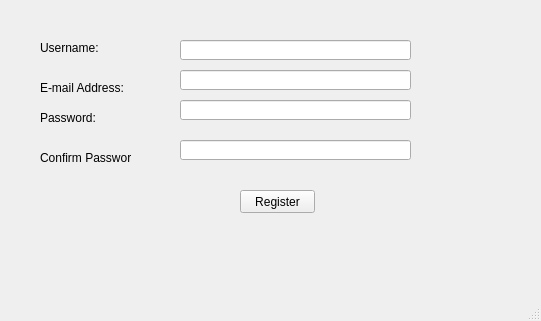
<?xml version="1.0" encoding="UTF-8"?>
<ui version="4.0">
 <class>MainWindow</class>
 <widget class="QMainWindow" name="MainWindow">
  <property name="geometry">
   <rect>
    <x>0</x>
    <y>0</y>
    <width>541</width>
    <height>321</height>
   </rect>
  </property>
  <property name="windowTitle">
   <string>MainWindow</string>
  </property>
  <widget class="QWidget" name="centralwidget">
   <widget class="QLabel" name="label">
    <property name="geometry">
     <rect>
      <x>40</x>
      <y>40</y>
      <width>91</width>
      <height>16</height>
     </rect>
    </property>
    <property name="text">
     <string>Username:</string>
    </property>
   </widget>
   <widget class="QLabel" name="label_2">
    <property name="geometry">
     <rect>
      <x>40</x>
      <y>80</y>
      <width>91</width>
      <height>16</height>
     </rect>
    </property>
    <property name="text">
     <string>E-mail Address:</string>
    </property>
   </widget>
   <widget class="QLabel" name="label_3">
    <property name="geometry">
     <rect>
      <x>40</x>
      <y>110</y>
      <width>91</width>
      <height>16</height>
     </rect>
    </property>
    <property name="text">
     <string>Password:</string>
    </property>
   </widget>
   <widget class="QLabel" name="label_4">
    <property name="geometry">
     <rect>
      <x>40</x>
      <y>150</y>
      <width>91</width>
      <height>16</height>
     </rect>
    </property>
    <property name="text">
     <string>Confirm Password:</string>
    </property>
   </widget>
   <widget class="QLineEdit" name="lineEdit">
    <property name="geometry">
     <rect>
      <x>180</x>
      <y>40</y>
      <width>231</width>
      <height>20</height>
     </rect>
    </property>
   </widget>
   <widget class="QLineEdit" name="lineEdit_2">
    <property name="geometry">
     <rect>
      <x>180</x>
      <y>70</y>
      <width>231</width>
      <height>20</height>
     </rect>
    </property>
   </widget>
   <widget class="QLineEdit" name="lineEdit_3">
    <property name="geometry">
     <rect>
      <x>180</x>
      <y>100</y>
      <width>231</width>
      <height>20</height>
     </rect>
    </property>
   </widget>
   <widget class="QLineEdit" name="lineEdit_4">
    <property name="geometry">
     <rect>
      <x>180</x>
      <y>140</y>
      <width>231</width>
      <height>20</height>
     </rect>
    </property>
   </widget>
   <widget class="QPushButton" name="pushButton">
    <property name="geometry">
     <rect>
      <x>240</x>
      <y>190</y>
      <width>75</width>
      <height>23</height>
     </rect>
    </property>
    <property name="text">
     <string>Register</string>
    </property>
   </widget>
   <widget class="QLabel" name="error_label">
    <property name="geometry">
     <rect>
      <x>60</x>
      <y>230</y>
      <width>421</width>
      <height>51</height>
     </rect>
    </property>
    <property name="text">
     <string/>
    </property>
   </widget>
  </widget>
  <widget class="QMenuBar" name="menubar">
   <property name="geometry">
    <rect>
     <x>0</x>
     <y>0</y>
     <width>541</width>
     <height>21</height>
    </rect>
   </property>
  </widget>
  <widget class="QStatusBar" name="statusbar"/>
 </widget>
 <resources/>
 <connections/>
</ui>
